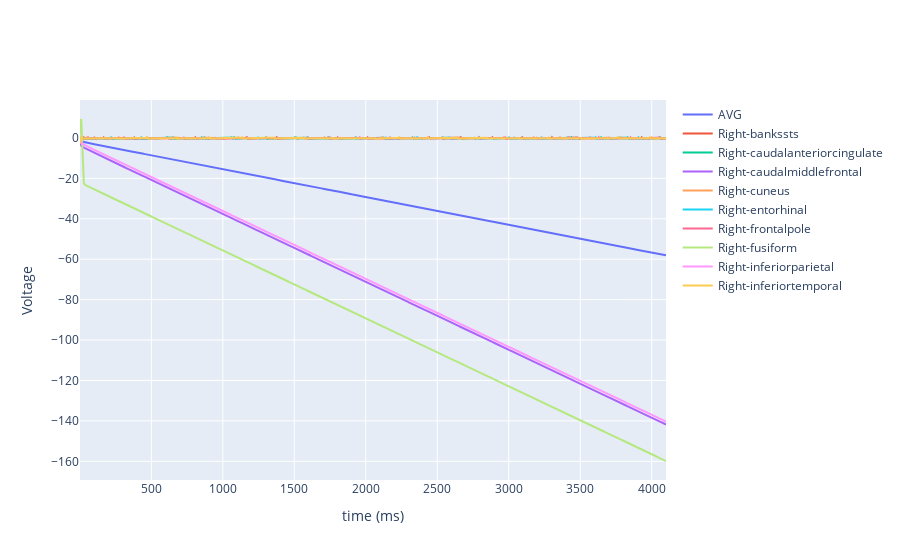
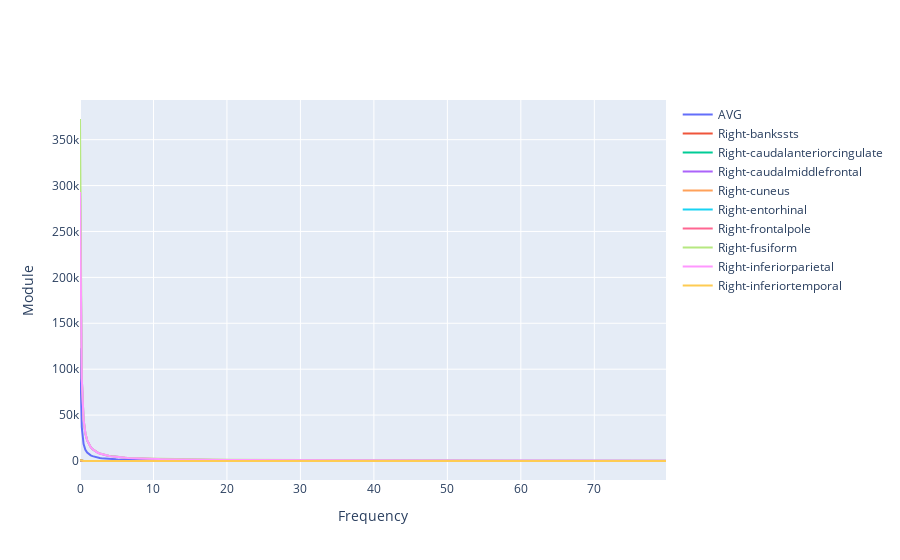

Notebook cell for these charts, in order:
### Markdown cell above
## Parameters from Deco (2013)

### Code cell
m = models.ReducedWongWang(I_o=np.array([0.3]), J_N=np.array([0.2609]),
                           a=np.array([0.27]), b=np.array([0.108]), d=np.array([154]),
                           gamma=np.array([0.641]), sigma_noise=np.array([0.001]),
                           tau_s=np.array([100]), w=np.array([0.9]))

# Coupling function
coup = coupling.Linear(a=np.array([0.0]))

# Run simulation
tic0=time.time()
sim = simulator.Simulator(model=m, connectivity=conn, coupling=coup,  integrator=integrator, monitors=mon)
sim.configure()

output = sim.run(simulation_length=simLength)
print("Simulation time: %0.2f sec" % (time.time() - tic0,))
# Extract data cutting initial transient
raw_data = output[0][1][:, 0, :, 0].T
raw_time = output[0][0][:]
regionLabels = conn.region_labels
regionLabels=list(regionLabels)
regionLabels.insert(0,"AVG")

# average signals to obtain mean signal frequency peak
data = np.asarray([np.average(raw_data, axis=0)])
data = np.concatenate((data, raw_data), axis=0)  # concatenate mean signal: data[0]; with raw_data: data[1:end]

# Check initial transient and cut data
timeseriesPlot(data[0:10], raw_time, regionLabels, main_folder, True)
# Fourier Analysis plot
FFTplot(data[0:10], simLength, regionLabels, main_folder, True)

### Figure 1 — Plotly figure (JSON) as saved in the notebook; plotly's stock layout.template omitted (floating-point values rounded to 4 significant figures; data arrays with more than 128 entries replaced by an {"elided": "..."} marker saying what was removed)
{"data": [{"name": "AVG", "type": "scatter", "x": {"elided": "4100 int values"}, "y": {"elided": "4100 float values"}}, {"name": "Right-bankssts", "type": "scatter", "x": {"elided": "4100 int values"}, "y": {"elided": "4100 float values"}}, {"name": "Right-caudalanteriorcingulate", "type": "scatter", "x": {"elided": "4100 int values"}, "y": {"elided": "4100 float values"}}, {"name": "Right-caudalmiddlefrontal", "type": "scatter", "x": {"elided": "4100 int values"}, "y": {"elided": "4100 float values"}}, {"name": "Right-cuneus", "type": "scatter", "x": {"elided": "4100 int values"}, "y": {"elided": "4100 float values"}}, {"name": "Right-entorhinal", "type": "scatter", "x": {"elided": "4100 int values"}, "y": {"elided": "4100 float values"}}, {"name": "Right-frontalpole", "type": "scatter", "x": {"elided": "4100 int values"}, "y": {"elided": "4100 float values"}}, {"name": "Right-fusiform", "type": "scatter", "x": {"elided": "4100 int values"}, "y": {"elided": "4100 float values"}}, {"name": "Right-inferiorparietal", "type": "scatter", "x": {"elided": "4100 int values"}, "y": {"elided": "4100 float values"}}, {"name": "Right-inferiortemporal", "type": "scatter", "x": {"elided": "4100 int values"}, "y": {"elided": "4100 float values"}}], "layout": {"xaxis": {"title": {"text": "time (ms)"}}, "yaxis": {"title": {"text": "Voltage"}}}}

### Figure 2 — Plotly figure (JSON) as saved in the notebook; plotly's stock layout.template omitted (floating-point values rounded to 4 significant figures; data arrays with more than 128 entries replaced by an {"elided": "..."} marker saying what was removed)
{"data": [{"name": "AVG", "type": "scatter", "x": {"elided": "328 float values"}, "y": {"elided": "328 float values"}}, {"name": "Right-bankssts", "type": "scatter", "x": {"elided": "328 float values"}, "y": {"elided": "328 float values"}}, {"name": "Right-caudalanteriorcingulate", "type": "scatter", "x": {"elided": "328 float values"}, "y": {"elided": "328 float values"}}, {"name": "Right-caudalmiddlefrontal", "type": "scatter", "x": {"elided": "328 float values"}, "y": {"elided": "328 float values"}}, {"name": "Right-cuneus", "type": "scatter", "x": {"elided": "328 float values"}, "y": {"elided": "328 float values"}}, {"name": "Right-entorhinal", "type": "scatter", "x": {"elided": "328 float values"}, "y": {"elided": "328 float values"}}, {"name": "Right-frontalpole", "type": "scatter", "x": {"elided": "328 float values"}, "y": {"elided": "328 float values"}}, {"name": "Right-fusiform", "type": "scatter", "x": {"elided": "328 float values"}, "y": {"elided": "328 float values"}}, {"name": "Right-inferiorparietal", "type": "scatter", "x": {"elided": "328 float values"}, "y": {"elided": "328 float values"}}, {"name": "Right-inferiortemporal", "type": "scatter", "x": {"elided": "328 float values"}, "y": {"elided": "328 float values"}}], "layout": {"xaxis": {"title": {"text": "Frequency"}}, "yaxis": {"title": {"text": "Module"}}}}
